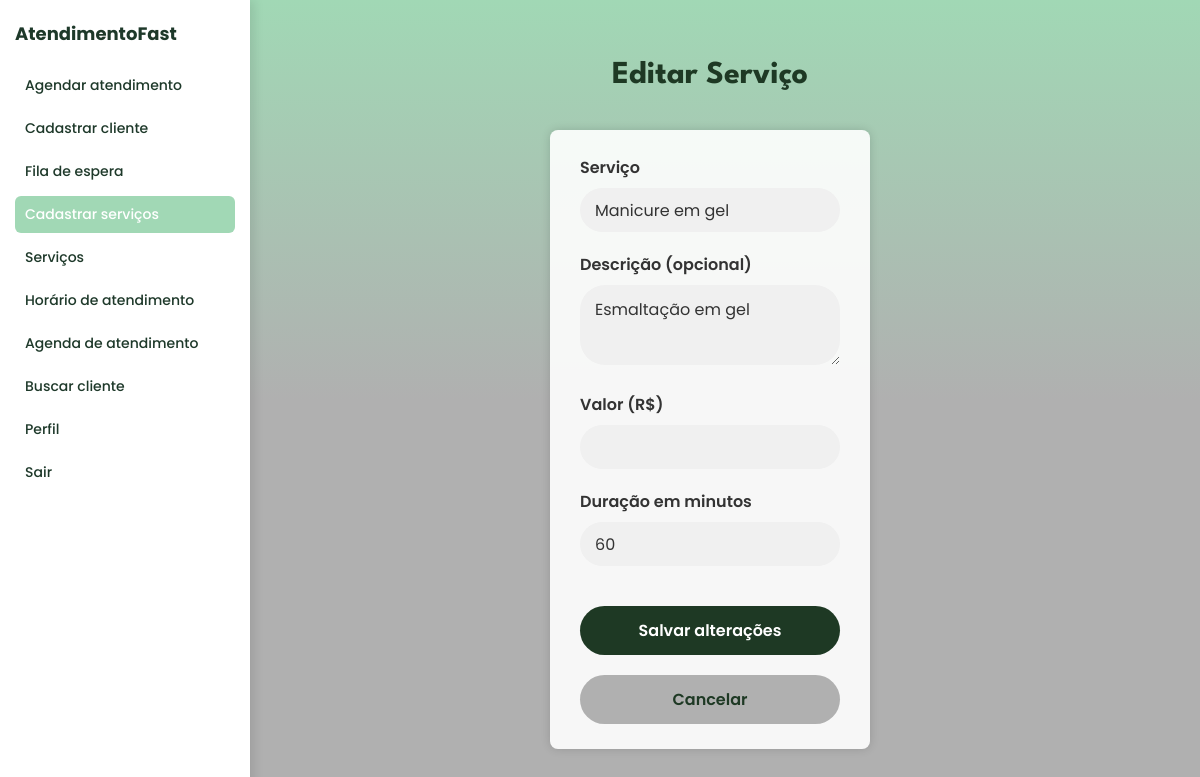
Screenshot of /servico/3/editar/ with the database file from the repository.
### atendimentos/models.py (models this page shows, shortened)
class Servico(models.Model):
    nome = models.CharField(max_length=100, unique=True)
    descricao = models.TextField(blank=True, null=True)
    preco = models.DecimalField(max_digits=7, decimal_places=2, null=True, blank=True)
    duracao = models.IntegerField(null=True, blank=True)

### atendimentos/views.py (the view, shortened to what this page needs)
# urls.py: path('servico/<int:id>/editar/', views.editar_servico, name='editar_servico'),
def editar_servico(request, id):
    servico = get_object_or_404(Servico, id=id)
    return render(request, 'adm/editar_servico.html', {'servico': servico})

### atendimentos/templates/ADM/editar_servico.html (shortened to what this page needs)
{% load static %}
<!DOCTYPE html>
<html lang="pt-br">
<head>
</head>
<body>
 <aside class="menu-lateral">
    <a href="{% url 'pagina_inicial_adm' %}" class="logo">AtendimentoFast</a>
    <nav>
      <a href="{% url 'verificar_cadastro' %}">Agendar atendimento</a>
      <a href="{% url 'cadastrar_cliente_adm' %}">Cadastrar cliente</a>
      <a href="{% url 'fila_atendimento_adm' %}">Fila de espera</a>
      <a href="{% url 'cadastrar_servicos_adm' %}" class="ativo">Cadastrar serviços</a>
      <a href="{% url 'servicos_cadastrado' %}">Serviços</a>
      <a href="{% url 'horario_atendimento' %}">Horário de atendimento</a>
      <a href="{% url 'agenda_adm' %}">Agenda de atendimento</a>
      <a href="{% url 'buscar_cliente' %}">Buscar cliente</a>
      <a href="{% url 'perfil_adm' %}">Perfil</a>
      <a href="{% url 'inicio' %}">Sair</a>
    </nav>
  </aside>
<main>
  <h1>Editar Serviço</h1>
  <form id="form-servico" method="POST">
  <label for="nome">Serviço</label>
  <input type="text" id="nome" name="nome" value="{{ servico.nome }}" required />
  <label for="descricao">Descrição (opcional)</label>
  <textarea id="descricao" name="descricao">{{ servico.descricao }}</textarea>
  <label for="preco">Valor (R$)</label>
  <input type="number" id="preco" name="preco" value="{{ servico.preco }}" step="0.01" min="0" required />
  <label for="duracao">Duração em minutos</label>
  <input type="number" id="duracao" name="duracao" value="{{ servico.duracao }}" min="1" required />
  <div class="botoes">
    <button type="submit" class="btn salvar">Salvar alterações</button>
    <a href="{% url 'servicos_cadastrado' %}" class="btn cancelar">Cancelar</a>
  </div>
</form>
</main>
</body>
</html>

### atendimentos/templates/ADM/editar_servico.html (style rules this page uses)
body { margin: 0; font-family: 'Poppins', sans-serif; background: linear-gradient(to bottom, #A1D8B5 0%, #B0B0B0 50%); display: flex; min-height: 100vh; }
.menu-lateral { background: #ffffff; width: 220px; padding: 20px 15px; box-shadow: 4px 0 10px rgba(0,0,0,0.1); display: flex; flex-direction: column; position: fixed; top: 0; left: 0; height: 100vh; }
.menu-lateral .logo { font-size: 18px; color: #1E392A; margin-bottom: 20px; font-weight: 700; text-decoration: none; }
.menu-lateral nav a { display: block; color: #1E392A; padding: 8px 10px; border-radius: 6px; margin-bottom: 6px; text-decoration: none; font-weight: 500; font-size: 14px; transition: 0.3s; }
.menu-lateral nav a:hover, .menu-lateral nav a.ativo { background: #A1D8B5; color: #ffffff; }
main { margin-left: 220px; padding: 40px 20px; flex: 1; display: flex; flex-direction: column; align-items: center; }
h1 { color: #1E3924; font-weight: 700; margin-bottom: 40px; text-align: center; font-family: 'League Spartan', sans-serif; }
form#form-servico { background: rgba(255, 255, 255, 0.9); padding: 25px 30px; border-radius: 8px; width: 320px; box-sizing: border-box; box-shadow: 0 0 10px rgba(0,0,0,0.15); }
label { margin-bottom: 8px; color: #333; font-weight: 600; display: block; }
input, textarea { padding: 12px 15px; font-size: 16px; border: none; border-radius: 50px; background-color: #f0f0f0; color: #333; margin-bottom: 20px; height: 44px; box-sizing: border-box; outline: none; transition: box-shadow 0.3s ease; width: 100%; font-family: 'Poppins', sans-serif; }
textarea { height: auto; min-height: 80px; resize: vertical; border-radius: 25px; padding-top: 12px; padding-bottom: 12px; }
button { background-color: #1E3924; border: none; color: white; font-size: 1.1em; font-weight: bold; padding: 10px 0; border-radius: 50px; cursor: pointer; width: 100%; margin-top: 10px; transition: background-color 0.3s; font-family: 'Poppins', sans-serif; }
.btn { display: flex; gap: 10px; justify-content: center; margin-top: 20px; align-items: center; }
.btn { flex: 1; padding: 12px 20px; font-size: 1em; font-weight: 600; border: none; border-radius: 50px; text-align: center; text-decoration: none; color: #fff; background-color: #1E3924; transition: background-color 0.3s ease; font-family: 'Poppins', sans-serif; cursor: pointer; }
.btn.cancelar { background-color: #B0B0B0; color: #1E3924; }

### rows the page displays
Servico: nome "Manicure em gel", descricao "Esmaltação em gel", duracao "60"
